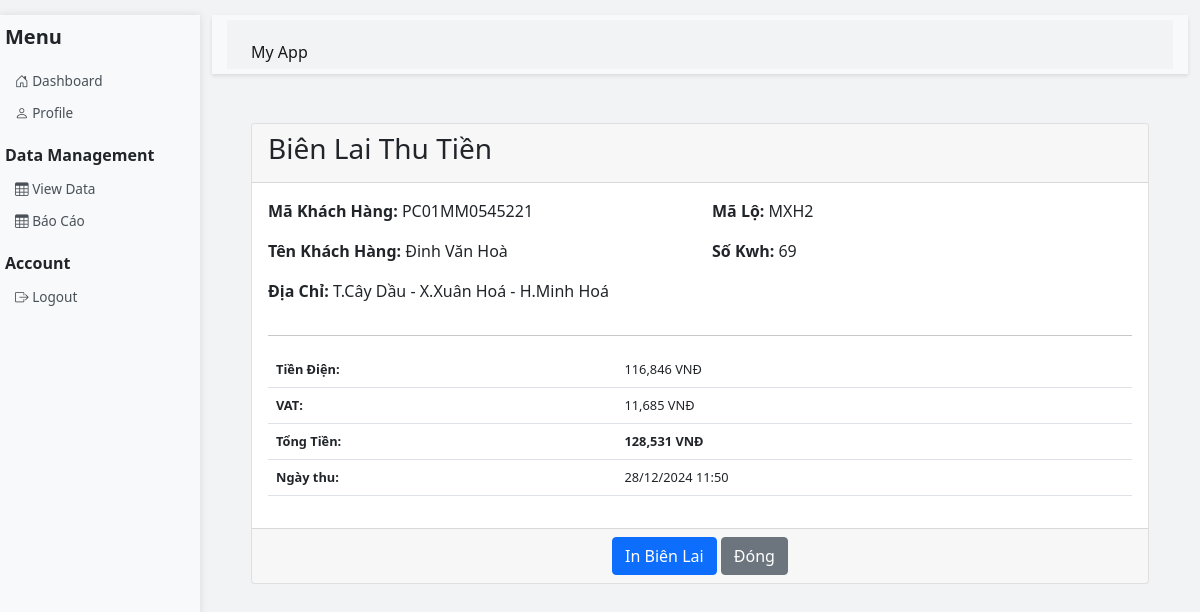
/print_receipt/3 (signed in), run on an earlier commit of the app's database.
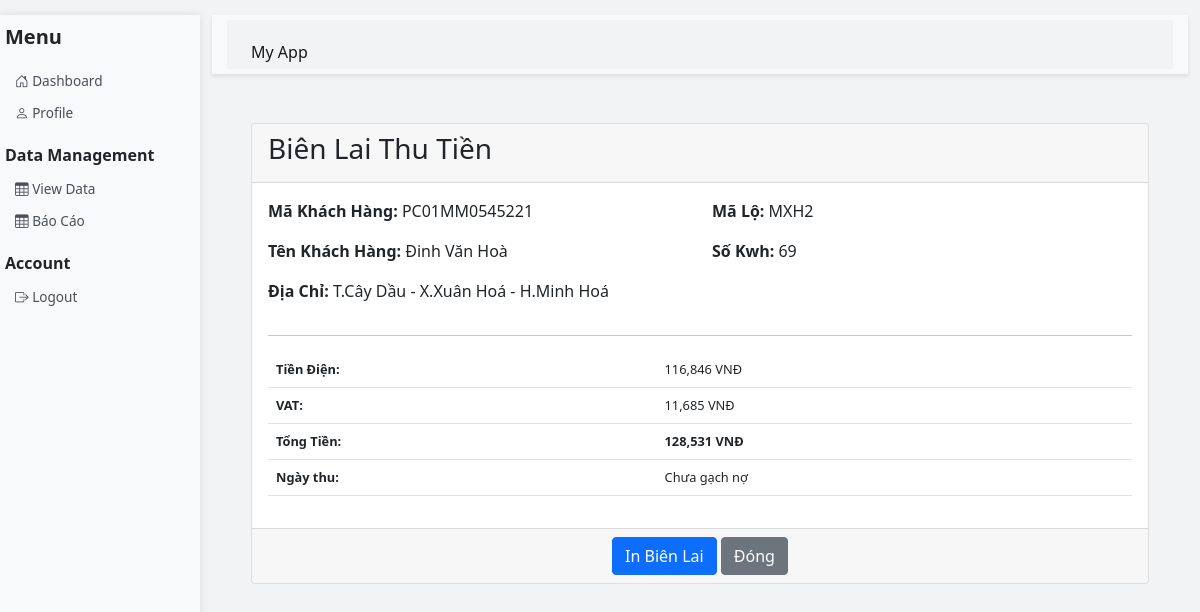
And on a later commit of the database.
### app.py (models this page shows)
class SalesData(db.Model):
    id = db.Column(db.Integer, primary_key=True)
    stt = db.Column(db.Integer)
    ma_lo = db.Column(db.String(20))
    tt_hd = db.Column(db.String(20))
    ma_khach_hang = db.Column(db.String(50))
    ten_khach_hang = db.Column(db.String(100), index=True)
    dia_chi = db.Column(db.String(200))
    kwh = db.Column(db.String(50))
    tien_dien = db.Column(db.Float)
    vat = db.Column(db.Float)
    tong_tien = db.Column(db.Float)
    tai_khoan_quan_ly = db.Column(db.String(80))  # Thêm trường này
    trang_thai = db.Column(db.String(50))
    ngay_thu = db.Column(db.DateTime, nullable=True)

### app.py (the view)
@app.route('/print_receipt/<int:id>')
def print_receipt(id):
    if 'username' not in session:
        return redirect(url_for('login'))
    data = SalesData.query.get_or_404(id)
    return render_template('print_receipt.html', data=data)

### templates/print_receipt.html (shortened to what this page needs)
{% extends 'base.html' %}
{% block content %}
<div class="container mt-4">
    <div class="card">
        <div class="card-header">
            <h3>Biên Lai Thu Tiền</h3>
        </div>
        <div class="card-body">
            <div class="row">
                <div class="col-md-6">
                    <p><strong>Mã Khách Hàng:</strong> {{ data.ma_khach_hang }}</p>
                    <p><strong>Tên Khách Hàng:</strong> {{ data.ten_khach_hang }}</p>
                    <p><strong>Địa Chỉ:</strong> {{ data.dia_chi }}</p>
                </div>
                <div class="col-md-6">
                    <p><strong>Mã Lộ:</strong> {{ data.ma_lo }}</p>
                    <p><strong>Số Kwh:</strong> {{ data.kwh }}</p>
                </div>
            </div>
            <hr>
            <div class="row mt-3">
                <div class="col-md-12">
                    <table class="table">
                        <tr>
                            <td><strong>Tiền Điện:</strong></td>
                            <td class="text-right">{{ "{:,.0f}".format(data.tien_dien) }} VNĐ</td>
                        </tr>
                        <tr>
                            <td><strong>VAT:</strong></td>
                            <td class="text-right">{{ "{:,.0f}".format(data.vat) }} VNĐ</td>
                        </tr>
                        <tr>
                            <td><strong>Tổng Tiền:</strong></td>
                            <td class="text-right"><strong>{{ "{:,.0f}".format(data.tong_tien) }} VNĐ</strong></td>
                        </tr>
                        <tr>
                            <td><strong>Ngày thu:</strong></td>
                            <td class="text-right">{% if data.ngay_thu %}
                                {{ data.ngay_thu.strftime('%d/%m/%Y %H:%M') }}
                            {% else %}
                                Chưa gạch nợ
                            {% endif %}</td>
                        </tr>
                    </table>
                </div>
            </div>
        </div>
        <div class="card-footer text-center">
            <button onclick="window.print()" class="btn btn-primary">In Biên Lai</button>
            <button onclick="window.close()" class="btn btn-secondary">Đóng</button>
        </div>
    </div>
</div>
{% endblock %}

What changed in the data, as far as the page shows it:
changed SalesData "PC01MM0545221": ngay_thu "28/12/2024 11:50" → (not shown)
Also different on the page:
text now shown: "Chưa gạch nợ"
